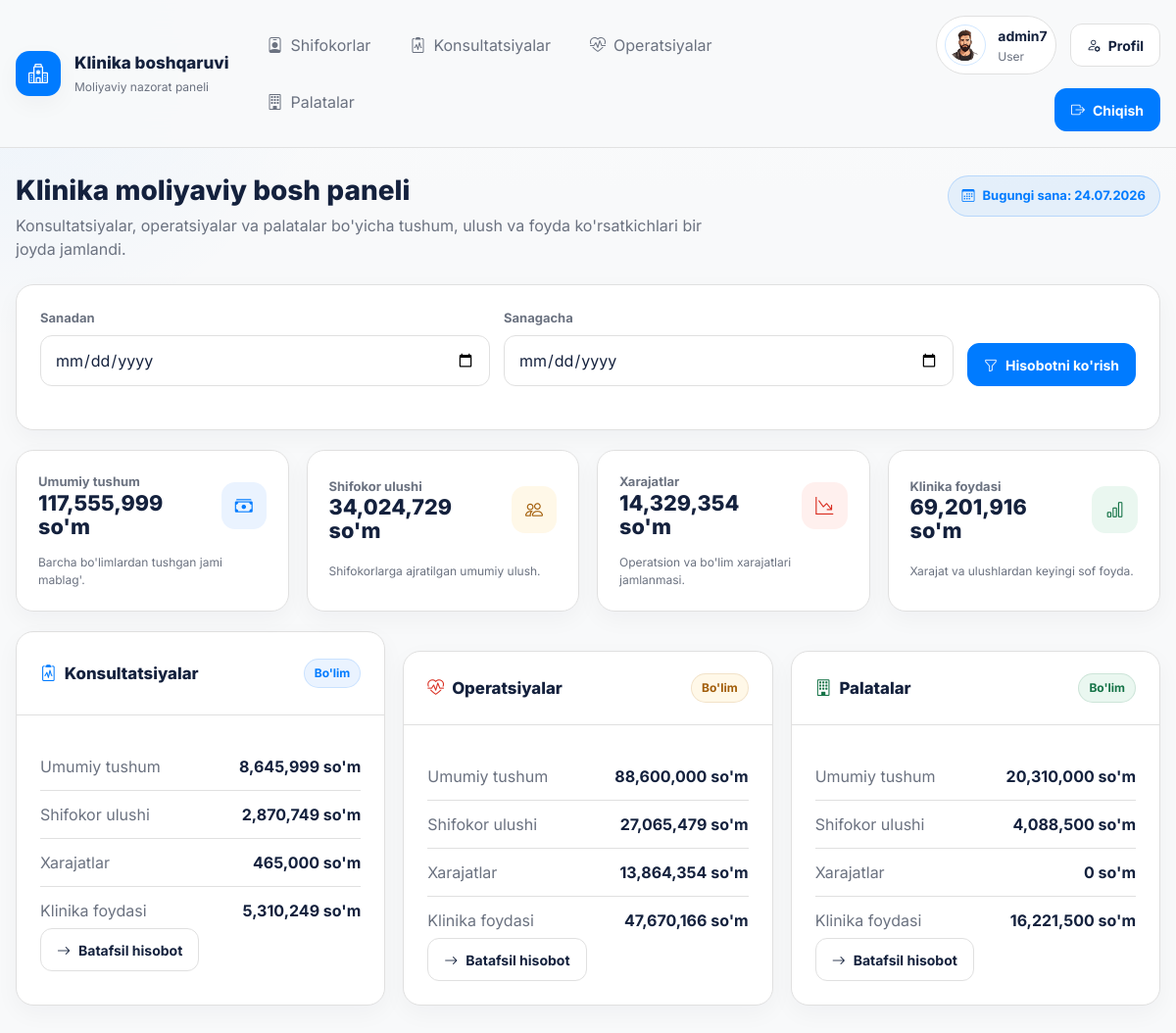
Page /finance/ (signed in) on the committed database.
### accounts/models.py (models this page shows, shortened)
class CustomUser(AbstractUser):
    ROLE_CHOICES = {
        'admin': 'Admin',
        'user': 'User',
    }
    role = models.CharField(max_length=20, choices=ROLE_CHOICES, default='user')
    phone = models.CharField(max_length=15, blank=True, null=True)
    avatar = models.ImageField(upload_to='avatars/', default='avatars/default_avatar.png', blank=True)

### finance/views.py (the view)
# urls.py: path('', TotalReportView.as_view(), name='home'),
class TotalReportView(LoginRequiredMixin, TemplateView):
    template_name = 'index.html'
    def get_context_data(self, **kwargs):
        context = super().get_context_data(**kwargs)
        consultations = Consultation.objects.all()
        surgeries = Surgery.objects.all()
        rooms = Room.objects.all()
        date_from = self.request.GET.get('date_from')
        date_to = self.request.GET.get('date_to')
        if date_from:
            consultations = consultations.filter(date__date__gte=parse_date(date_from))
            surgeries = surgeries.filter(date__date__gte=parse_date(date_from))
            rooms = rooms.filter(date__date__gte=parse_date(date_from))
        if date_to:
            consultations = consultations.filter(date__date__lte=parse_date(date_to))
            surgeries = surgeries.filter(date__date__lte=parse_date(date_to))
            rooms = rooms.filter(date__date__lte=parse_date(date_to))
        consultation_income = Decimal('0')
        consultation_doctor_share = Decimal('0')
        consultation_expense = Decimal('0')
        for c in consultations:
            minus = c.minus_beshming or Decimal('0')
            doctor_share = (c.amount - minus) * c.doctor_percent / 100
            consultation_income += c.amount
            consultation_doctor_share += doctor_share
            consultation_expense += minus
        consultation_clinic_profit = consultation_income - consultation_doctor_share - consultation_expense
        surgery_income = Decimal('0')
        surgery_doctor_share = Decimal('0')
        surgery_expense = Decimal('0')
        for s in surgeries:
            expense = s.surgery_expense or Decimal('0')
            doctor_share = (s.amount - expense) * s.doctor_percent / 100
            surgery_income += s.amount
            surgery_doctor_share += doctor_share
            surgery_expense += expense
        surgery_clinic_profit = surgery_income - surgery_doctor_share - surgery_expense
        room_income = Decimal('0')
        room_doctor_share = Decimal('0')
        for r in rooms:
            doctor_share = r.amount * (r.doctor_percent / 100)
            room_income += r.amount
            room_doctor_share += doctor_share
        room_clinic_profit = room_income - room_doctor_share
        total_income = consultation_income + surgery_income + room_income
        total_doctor_share = consultation_doctor_share + surgery_doctor_share + room_doctor_share
        total_expense = consultation_expense + surgery_expense
        total_clinic_profit = consultation_clinic_profit + surgery_clinic_profit + room_clinic_profit
        context.update({
            'consultation_income': int(consultation_income),
            'consultation_doctor_share': int(consultation_doctor_share),
            'consultation_expense': int(consultation_expense),
            'consultation_clinic_profit': int(consultation_clinic_profit),
            'surgery_income': int(surgery_income),
            'surgery_doctor_share': int(surgery_doctor_share),
            'surgery_expense': int(surgery_expense),
            'surgery_clinic_profit': int(surgery_clinic_profit),
            'room_income': int(room_income),
            'room_doctor_share': int(room_doctor_share),
            'room_clinic_profit': int(room_clinic_profit),
            'total_income': int(total_income),
            'total_doctor_share': int(total_doctor_share),
            'total_expense': int(total_expense),
            'total_clinic_profit': int(total_clinic_profit),
        })
        return context

### templates/index.html (shortened to what this page needs)
{% extends "base.html" %}
{% load humanize %}
{% block content %}
<section class="page-header">
    <div>
        <h1 class="page-title">Klinika moliyaviy bosh paneli</h1>
        <p class="page-description">Konsultatsiyalar, operatsiyalar va palatalar bo'yicha tushum, ulush va foyda ko'rsatkichlari bir joyda jamlandi.</p>
    </div>
    <div class="page-badge">
        <i class="bi bi-calendar3"></i>
        {% if request.GET.date_from or request.GET.date_to %}
            Davr: {{ request.GET.date_from|default:"Boshlanishi tanlanmagan" }} - {{ request.GET.date_to|default:"Bugungacha" }}
        {% else %}
            Bugungi sana: {% now "d.m.Y" %}
        {% endif %}
    </div>
</section>
<section class="surface-card">
    <div class="surface-body">
        <form method="get" class="toolbar">
            <div class="form-field toolbar-grow">
                <label for="date_from">Sanadan</label>
                <input id="date_from" type="date" name="date_from" value="{{ request.GET.date_from }}">
            </div>
            <div class="form-field toolbar-grow">
                <label for="date_to">Sanagacha</label>
                <input id="date_to" type="date" name="date_to" value="{{ request.GET.date_to }}">
            </div>
            <button type="submit" class="btn btn-primary"><i class="bi bi-funnel"></i>Hisobotni ko'rish</button>
        </form>
    </div>
</section>
<section class="summary-grid" style="margin-top: 20px;">
    <article class="metric-card">
        <div class="metric-head">
            <div>
                <div class="metric-label">Umumiy tushum</div>
                <div class="metric-value">{{ total_income|intcomma }} so'm</div>
            </div>
            <div class="metric-icon blue"><i class="bi bi-cash-stack"></i></div>
        </div>
        <div class="metric-note">Barcha bo'limlardan tushgan jami mablag'.</div>
    </article>
    <article class="metric-card">
        <div class="metric-head">
            <div>
                <div class="metric-label">Shifokor ulushi</div>
                <div class="metric-value">{{ total_doctor_share|intcomma }} so'm</div>
            </div>
            <div class="metric-icon gold"><i class="bi bi-people"></i></div>
        </div>
        <div class="metric-note">Shifokorlarga ajratilgan umumiy ulush.</div>
    </article>
    <article class="metric-card">
        <div class="metric-head">
            <div>
                <div class="metric-label">Xarajatlar</div>
                <div class="metric-value">{{ total_expense|intcomma }} so'm</div>
            </div>
            <div class="metric-icon red"><i class="bi bi-graph-down-arrow"></i></div>
        </div>
        <div class="metric-note">Operatsion va bo'lim xarajatlari jamlanmasi.</div>
    </article>
    <article class="metric-card">
        <div class="metric-head">
            <div>
                <div class="metric-label">Klinika foydasi</div>
                <div class="metric-value">{{ total_clinic_profit|intcomma }} so'm</div>
            </div>
            <div class="metric-icon green"><i class="bi bi-bar-chart"></i></div>
        </div>
        <div class="metric-note">Xarajat va ulushlardan keyingi sof foyda.</div>
    </article>
</section>
<section class="section-grid" style="margin-top: 20px;">
    <article class="surface-card stack">
        <div class="surface-head">
            <h2><i class="bi bi-clipboard2-pulse" style="color: var(--primary); margin-right: 8px;"></i>Konsultatsiyalar</h2>
            <span class="tag tag-blue">Bo'lim</span>
        </div>
        <div class="surface-body">
            <div class="stat-list">
                <div class="stat-row">
                    <span class="stat-key">Umumiy tushum</span>
                    <strong>{{ consultation_income|intcomma }} so'm</strong>
                </div>
                <div class="stat-row">
                    <span class="stat-key">Shifokor ulushi</span>
                    <strong>{{ consultation_doctor_share|intcomma }} so'm</strong>
                </div>
                <div class="stat-row">
                    <span class="stat-key">Xarajatlar</span>
                    <strong>{{ consultation_expense|intcomma }} so'm</strong>
                </div>
                <div class="stat-row">
                    <span class="stat-key">Klinika foydasi</span>
                    <strong>{{ consultation_clinic_profit|intcomma }} so'm</strong>
                </div>
            </div>
            <div class="stat-cta">
                <a href="{% url 'consultation-report' %}" class="btn btn-secondary"><i class="bi bi-arrow-right"></i>Batafsil hisobot</a>
            </div>
        </div>
    </article>
    <article class="surface-card stack">
        <div class="surface-head">
            <h2><i class="bi bi-heart-pulse" style="color: var(--danger); margin-right: 8px;"></i>Operatsiyalar</h2>
            <span class="tag tag-gold">Bo'lim</span>
        </div>
        <div class="surface-body">
            <div class="stat-list">
                <div class="stat-row">
                    <span class="stat-key">Umumiy tushum</span>
                    <strong>{{ surgery_income|intcomma }} so'm</strong>
                </div>
                <div class="stat-row">
                    <span class="stat-key">Shifokor ulushi</span>
                    <strong>{{ surgery_doctor_share|intcomma }} so'm</strong>
                </div>
                <div class="stat-row">
                    <span class="stat-key">Xarajatlar</span>
                    <strong>{{ surgery_expense|intcomma }} so'm</strong>
                </div>
                <div class="stat-row">
                    <span class="stat-key">Klinika foydasi</span>
                    <strong>{{ surgery_clinic_profit|intcomma }} so'm</strong>
                </div>
            </div>
            <div class="stat-cta">
                <a href="{% url 'surgery-report' %}" class="btn btn-secondary"><i class="bi bi-arrow-right"></i>Batafsil hisobot</a>
            </div>
        </div>
    </article>
    <article class="surface-card stack">
        <div class="surface-head">
            <h2><i class="bi bi-building" style="color: var(--success); margin-right: 8px;"></i>Palatalar</h2>
            <span class="tag tag-green">Bo'lim</span>
        </div>
        <div class="surface-body">
            <div class="stat-list">
                <div class="stat-row">
                    <span class="stat-key">Umumiy tushum</span>
                    <strong>{{ room_income|intcomma }} so'm</strong>
                </div>
                <div class="stat-row">
                    <span class="stat-key">Shifokor ulushi</span>
                    <strong>{{ room_doctor_share|intcomma }} so'm</strong>
                </div>
                <div class="stat-row">
                    <span class="stat-key">Xarajatlar</span>
                    <strong>0 so'm</strong>
                </div>
                <div class="stat-row">
                    <span class="stat-key">Klinika foydasi</span>
                    <strong>{{ room_clinic_profit|intcomma }} so'm</strong>
                </div>
            </div>
            <div class="stat-cta">
                <a href="{% url 'room-report' %}" class="btn btn-secondary"><i class="bi bi-arrow-right"></i>Batafsil hisobot</a>
            </div>
        </div>
    </article>
</section>
{% endblock %}

### templates/base.html (shortened to what this page needs)
<!DOCTYPE html>
<html lang="uz">
<head>
    <link rel="stylesheet" href="https://cdn.jsdelivr.net/npm/bootstrap-icons@1.11.3/font/bootstrap-icons.min.css">
</head>
<body>
    <div class="shell">
        <header class="topbar">
            <div class="topbar-inner">
                <a href="{% url 'home' %}" class="brand">
                    <span class="brand-mark"><i class="bi bi-hospital"></i></span>
                    <span class="brand-copy">
                        <span class="brand-title">Klinika boshqaruvi</span>
                        <span class="brand-subtitle">Moliyaviy nazorat paneli</span>
                    </span>
                </a>
                <div class="nav-area">
                    <ul class="nav-links">
                        <li><a href="{% url 'doctor-list' %}"><i class="bi bi-person-badge"></i>Shifokorlar</a></li>
                        <li><a href="{% url 'consultation-list' %}"><i class="bi bi-clipboard2-pulse"></i>Konsultatsiyalar</a></li>
                        <li><a href="{% url 'surgery-list' %}"><i class="bi bi-heart-pulse"></i>Operatsiyalar</a></li>
                        <li><a href="{% url 'room-list' %}"><i class="bi bi-building"></i>Palatalar</a></li>
                    </ul>
                    <div class="nav-actions">
                        {% if user.is_authenticated %}
                            <div class="user-panel">
                                {% if user.avatar %}
                                    <img src="{{ user.avatar.url }}" alt="{{ user.username }}" class="user-avatar">
                                {% else %}
                                    <div class="user-avatar-fallback">{{ user.username|first|upper }}</div>
                                {% endif %}
                                <div class="user-meta">
                                    <span class="user-name">{{ user.get_full_name|default:user.username }}</span>
                                    <span class="user-role">{{ user.get_role_display }}</span>
                                </div>
                            </div>
                            <a href="{% url 'profile-update' %}" class="btn btn-secondary"><i class="bi bi-person-gear"></i>Profil</a>
                            <a href="{% url 'logout' %}" class="btn btn-primary"><i class="bi bi-box-arrow-right"></i>Chiqish</a>
                        {% else %}
                            <a href="{% url 'login' %}" class="btn btn-secondary"><i class="bi bi-box-arrow-in-right"></i>Kirish</a>
                            <a href="{% url 'register' %}" class="btn btn-primary"><i class="bi bi-person-plus"></i>Ro'yxatdan o'tish</a>
                        {% endif %}
                    </div>
                </div>
            </div>
        </header>
        <main class="page-wrap">
            {% block content %}{% endblock %}
        </main>
    </div>
</body>
</html>

### rows in the picture
CustomUser: avatar (placeholder picture), get_full_name "admin7", role "User"

### other values in the picture
{{ total_income|intcomma }} "117,555,999"
{{ total_doctor_share|intcomma }} "34,024,729"
{{ total_expense|intcomma }} "14,329,354"
{{ total_clinic_profit|intcomma }} "69,201,916"
{{ consultation_income|intcomma }} "8,645,999"
{{ consultation_doctor_share|intcomma }} "2,870,749"
{{ consultation_expense|intcomma }} "465,000"
{{ consultation_clinic_profit|intcomma }} "5,310,249"
{{ surgery_income|intcomma }} "88,600,000"
{{ surgery_doctor_share|intcomma }} "27,065,479"
{{ surgery_expense|intcomma }} "13,864,354"
{{ surgery_clinic_profit|intcomma }} "47,670,166"
{{ room_income|intcomma }} "20,310,000"
{{ room_doctor_share|intcomma }} "4,088,500"
{{ room_clinic_profit|intcomma }} "16,221,500"
